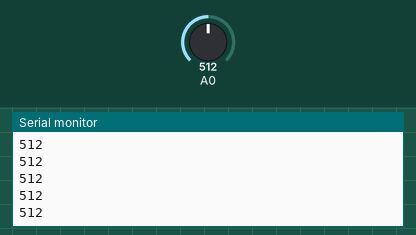
Simulated run of this sketch. Board: Arduino Uno, built with avr-gcc and run on an emulated ATmega328P. Shown: the last lines printed to the serial monitor. Inputs (shaded band) come from the test bench; at power-on: A0 = 512.

Above: at 1.2 s.
1.3 s: A0 set to 716
At 1.31 s:
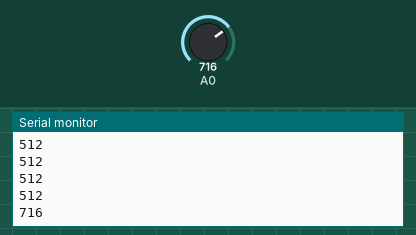
2.8 s: A0 set to 900
At 2.81 s:
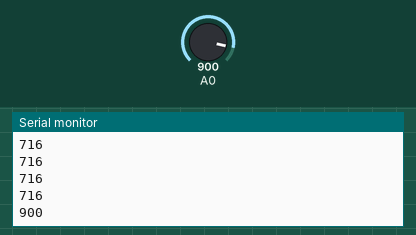
Timing chart, 0 to 5.8 s (numbered marks = the images above; inputs shaded):
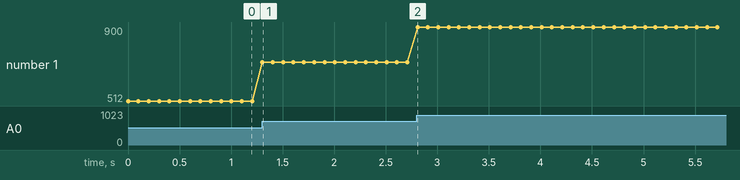

The sketch:

microphone_code_registers.ino
```cpp
#include <avr/io.h>

void setup()
{
  // Määritetään A0 syöttöpinniks, tän voi salee vaihtaa mut 6 ja 7 on "ongelmallisia" ehkä emt pitää kysyä
  DDRC &= ~(1 << DDC0);

  // Referenssijännitteen valinta -> otetaan käyttöön AVCC eli 5V refe
  ADMUX = (1 << REFS0);

  // Prescaler käyttöönotto ja määritys; 1,1,1 == 128
  ADCSRA = (1 << ADEN) | (1 << ADPS2) | (1 << ADPS1) | (1 << ADPS0);

  Serial.begin(9600);
}

void loop()
{
    ADCSRA |= (1 << ADSC);

    while (ADCSRA & (1 << ADSC));

    uint16_t soundValue = ADC;

    Serial.println(soundValue);

    delay(100);
}
```

Measured:
- after the input at 1.3 s, the serial monitor: prints a new line at once (image 1)
- after the input at 2.8 s, the serial monitor: prints a new line at once (image 2)
- plotted number 1: 512 → 716 after the input at 1.3 s, 716 → 900 after the input at 2.8 s
